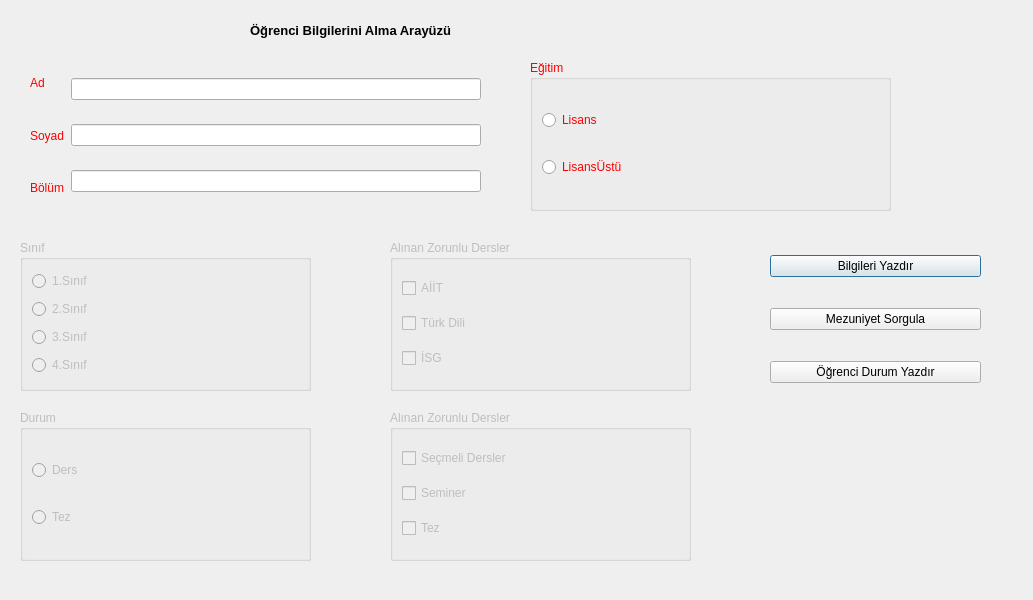
<?xml version="1.0" encoding="UTF-8"?>
<ui version="4.0">
 <class>Dialog</class>
 <widget class="QDialog" name="Dialog">
  <property name="geometry">
   <rect>
    <x>0</x>
    <y>0</y>
    <width>1033</width>
    <height>600</height>
   </rect>
  </property>
  <property name="windowTitle">
   <string>Dialog</string>
  </property>
  <widget class="QLabel" name="label_4">
   <property name="geometry">
    <rect>
     <x>250</x>
     <y>10</y>
     <width>301</width>
     <height>41</height>
    </rect>
   </property>
   <property name="font">
    <font>
     <pointsize>10</pointsize>
     <weight>75</weight>
     <bold>true</bold>
    </font>
   </property>
   <property name="text">
    <string>Öğrenci Bilgilerini Alma Arayüzü</string>
   </property>
  </widget>
  <widget class="QGroupBox" name="groupBoxEducation">
   <property name="geometry">
    <rect>
     <x>530</x>
     <y>60</y>
     <width>361</width>
     <height>151</height>
    </rect>
   </property>
   <property name="palette">
    <palette>
     <active>
      <colorrole role="WindowText">
       <brush brushstyle="SolidPattern">
        <color alpha="255">
         <red>255</red>
         <green>0</green>
         <blue>0</blue>
        </color>
       </brush>
      </colorrole>
     </active>
     <inactive>
      <colorrole role="WindowText">
       <brush brushstyle="SolidPattern">
        <color alpha="255">
         <red>255</red>
         <green>0</green>
         <blue>0</blue>
        </color>
       </brush>
      </colorrole>
     </inactive>
     <disabled>
      <colorrole role="WindowText">
       <brush brushstyle="SolidPattern">
        <color alpha="255">
         <red>120</red>
         <green>120</green>
         <blue>120</blue>
        </color>
       </brush>
      </colorrole>
     </disabled>
    </palette>
   </property>
   <property name="title">
    <string>Eğitim</string>
   </property>
   <layout class="QHBoxLayout" name="horizontalLayout_2">
    <item>
     <layout class="QVBoxLayout" name="verticalLayout_3">
      <item>
       <widget class="QRadioButton" name="radioButtonLicense">
        <property name="text">
         <string>Lisans</string>
        </property>
       </widget>
      </item>
      <item>
       <widget class="QRadioButton" name="radioButtonPostgraduate">
        <property name="text">
         <string>LisansÜstü</string>
        </property>
       </widget>
      </item>
     </layout>
    </item>
   </layout>
  </widget>
  <widget class="QGroupBox" name="groupBoxClasses">
   <property name="enabled">
    <bool>false</bool>
   </property>
   <property name="geometry">
    <rect>
     <x>20</x>
     <y>240</y>
     <width>291</width>
     <height>151</height>
    </rect>
   </property>
   <property name="title">
    <string>Sınıf</string>
   </property>
   <layout class="QHBoxLayout" name="horizontalLayout_3">
    <item>
     <layout class="QVBoxLayout" name="verticalLayout_4">
      <item>
       <widget class="QRadioButton" name="radioButtonClass1">
        <property name="text">
         <string>1.Sınıf</string>
        </property>
       </widget>
      </item>
      <item>
       <widget class="QRadioButton" name="radioButtonClass2">
        <property name="text">
         <string>2.Sınıf</string>
        </property>
       </widget>
      </item>
      <item>
       <widget class="QRadioButton" name="radioButtonClass3">
        <property name="text">
         <string>3.Sınıf</string>
        </property>
       </widget>
      </item>
      <item>
       <widget class="QRadioButton" name="radioButtonClass4">
        <property name="text">
         <string>4.Sınıf</string>
        </property>
       </widget>
      </item>
     </layout>
    </item>
   </layout>
  </widget>
  <widget class="QGroupBox" name="groupBoxLisansZorunluDersler">
   <property name="enabled">
    <bool>false</bool>
   </property>
   <property name="geometry">
    <rect>
     <x>390</x>
     <y>240</y>
     <width>301</width>
     <height>151</height>
    </rect>
   </property>
   <property name="title">
    <string>Alınan Zorunlu Dersler</string>
   </property>
   <layout class="QHBoxLayout" name="horizontalLayout_4">
    <item>
     <layout class="QVBoxLayout" name="verticalLayout_5">
      <item>
       <widget class="QCheckBox" name="checkBoxAiit">
        <property name="text">
         <string>AİİT</string>
        </property>
       </widget>
      </item>
      <item>
       <widget class="QCheckBox" name="checkBoxTd">
        <property name="text">
         <string>Türk Dili</string>
        </property>
       </widget>
      </item>
      <item>
       <widget class="QCheckBox" name="checkBoxIsg">
        <property name="text">
         <string>İSG</string>
        </property>
       </widget>
      </item>
     </layout>
    </item>
   </layout>
  </widget>
  <widget class="QGroupBox" name="groupBoxStatus">
   <property name="enabled">
    <bool>false</bool>
   </property>
   <property name="geometry">
    <rect>
     <x>20</x>
     <y>410</y>
     <width>291</width>
     <height>151</height>
    </rect>
   </property>
   <property name="title">
    <string>Durum</string>
   </property>
   <layout class="QHBoxLayout" name="horizontalLayout_5">
    <item>
     <layout class="QVBoxLayout" name="verticalLayout_6">
      <item>
       <widget class="QRadioButton" name="radioButtonDers">
        <property name="text">
         <string>Ders</string>
        </property>
       </widget>
      </item>
      <item>
       <widget class="QRadioButton" name="radioButtonTez">
        <property name="text">
         <string>Tez</string>
        </property>
       </widget>
      </item>
     </layout>
    </item>
   </layout>
  </widget>
  <widget class="QGroupBox" name="groupBoxLisansustuZorunluDersler">
   <property name="enabled">
    <bool>false</bool>
   </property>
   <property name="geometry">
    <rect>
     <x>390</x>
     <y>410</y>
     <width>301</width>
     <height>151</height>
    </rect>
   </property>
   <property name="title">
    <string>Alınan Zorunlu Dersler</string>
   </property>
   <layout class="QHBoxLayout" name="horizontalLayout_6">
    <item>
     <layout class="QVBoxLayout" name="verticalLayout_7">
      <item>
       <widget class="QCheckBox" name="checkBoxSecmeliDers">
        <property name="text">
         <string>Seçmeli Dersler</string>
        </property>
       </widget>
      </item>
      <item>
       <widget class="QCheckBox" name="checkBoxSeminer">
        <property name="text">
         <string>Seminer</string>
        </property>
       </widget>
      </item>
      <item>
       <widget class="QCheckBox" name="checkBoxTez">
        <property name="text">
         <string>Tez</string>
        </property>
       </widget>
      </item>
     </layout>
    </item>
   </layout>
  </widget>
  <widget class="QWidget" name="">
   <property name="geometry">
    <rect>
     <x>30</x>
     <y>60</y>
     <width>451</width>
     <height>151</height>
    </rect>
   </property>
   <layout class="QHBoxLayout" name="horizontalLayout">
    <item>
     <layout class="QVBoxLayout" name="verticalLayout">
      <item>
       <widget class="QLabel" name="LabelName">
        <property name="palette">
         <palette>
          <active>
           <colorrole role="WindowText">
            <brush brushstyle="SolidPattern">
             <color alpha="255">
              <red>255</red>
              <green>0</green>
              <blue>0</blue>
             </color>
            </brush>
           </colorrole>
          </active>
          <inactive>
           <colorrole role="WindowText">
            <brush brushstyle="SolidPattern">
             <color alpha="255">
              <red>255</red>
              <green>0</green>
              <blue>0</blue>
             </color>
            </brush>
           </colorrole>
          </inactive>
          <disabled>
           <colorrole role="WindowText">
            <brush brushstyle="SolidPattern">
             <color alpha="255">
              <red>120</red>
              <green>120</green>
              <blue>120</blue>
             </color>
            </brush>
           </colorrole>
          </disabled>
         </palette>
        </property>
        <property name="text">
         <string>Ad</string>
        </property>
       </widget>
      </item>
      <item>
       <widget class="QLabel" name="labelSurName">
        <property name="palette">
         <palette>
          <active>
           <colorrole role="WindowText">
            <brush brushstyle="SolidPattern">
             <color alpha="255">
              <red>255</red>
              <green>0</green>
              <blue>0</blue>
             </color>
            </brush>
           </colorrole>
          </active>
          <inactive>
           <colorrole role="WindowText">
            <brush brushstyle="SolidPattern">
             <color alpha="255">
              <red>255</red>
              <green>0</green>
              <blue>0</blue>
             </color>
            </brush>
           </colorrole>
          </inactive>
          <disabled>
           <colorrole role="WindowText">
            <brush brushstyle="SolidPattern">
             <color alpha="255">
              <red>120</red>
              <green>120</green>
              <blue>120</blue>
             </color>
            </brush>
           </colorrole>
          </disabled>
         </palette>
        </property>
        <property name="text">
         <string>Soyad</string>
        </property>
       </widget>
      </item>
      <item>
       <widget class="QLabel" name="label_3">
        <property name="palette">
         <palette>
          <active>
           <colorrole role="WindowText">
            <brush brushstyle="SolidPattern">
             <color alpha="255">
              <red>255</red>
              <green>0</green>
              <blue>0</blue>
             </color>
            </brush>
           </colorrole>
          </active>
          <inactive>
           <colorrole role="WindowText">
            <brush brushstyle="SolidPattern">
             <color alpha="255">
              <red>255</red>
              <green>0</green>
              <blue>0</blue>
             </color>
            </brush>
           </colorrole>
          </inactive>
          <disabled>
           <colorrole role="WindowText">
            <brush brushstyle="SolidPattern">
             <color alpha="255">
              <red>120</red>
              <green>120</green>
              <blue>120</blue>
             </color>
            </brush>
           </colorrole>
          </disabled>
         </palette>
        </property>
        <property name="text">
         <string>Bölüm</string>
        </property>
       </widget>
      </item>
     </layout>
    </item>
    <item>
     <layout class="QVBoxLayout" name="verticalLayout_2">
      <item>
       <widget class="QLineEdit" name="lineEditName"/>
      </item>
      <item>
       <widget class="QLineEdit" name="lineEditSurName"/>
      </item>
      <item>
       <widget class="QLineEdit" name="lineEditEpisode"/>
      </item>
     </layout>
    </item>
   </layout>
  </widget>
  <widget class="QWidget" name="">
   <property name="geometry">
    <rect>
     <x>770</x>
     <y>230</y>
     <width>211</width>
     <height>181</height>
    </rect>
   </property>
   <layout class="QVBoxLayout" name="verticalLayout_8">
    <item>
     <widget class="QPushButton" name="pushButtonInfoPrint">
      <property name="text">
       <string>Bilgileri Yazdır</string>
      </property>
     </widget>
    </item>
    <item>
     <widget class="QPushButton" name="pushButtonCheckGradation">
      <property name="text">
       <string>Mezuniyet Sorgula</string>
      </property>
     </widget>
    </item>
    <item>
     <widget class="QPushButton" name="pushButtonStudentStatusPrint">
      <property name="text">
       <string>Öğrenci Durum Yazdır</string>
      </property>
     </widget>
    </item>
   </layout>
  </widget>
 </widget>
 <resources/>
 <connections/>
</ui>
